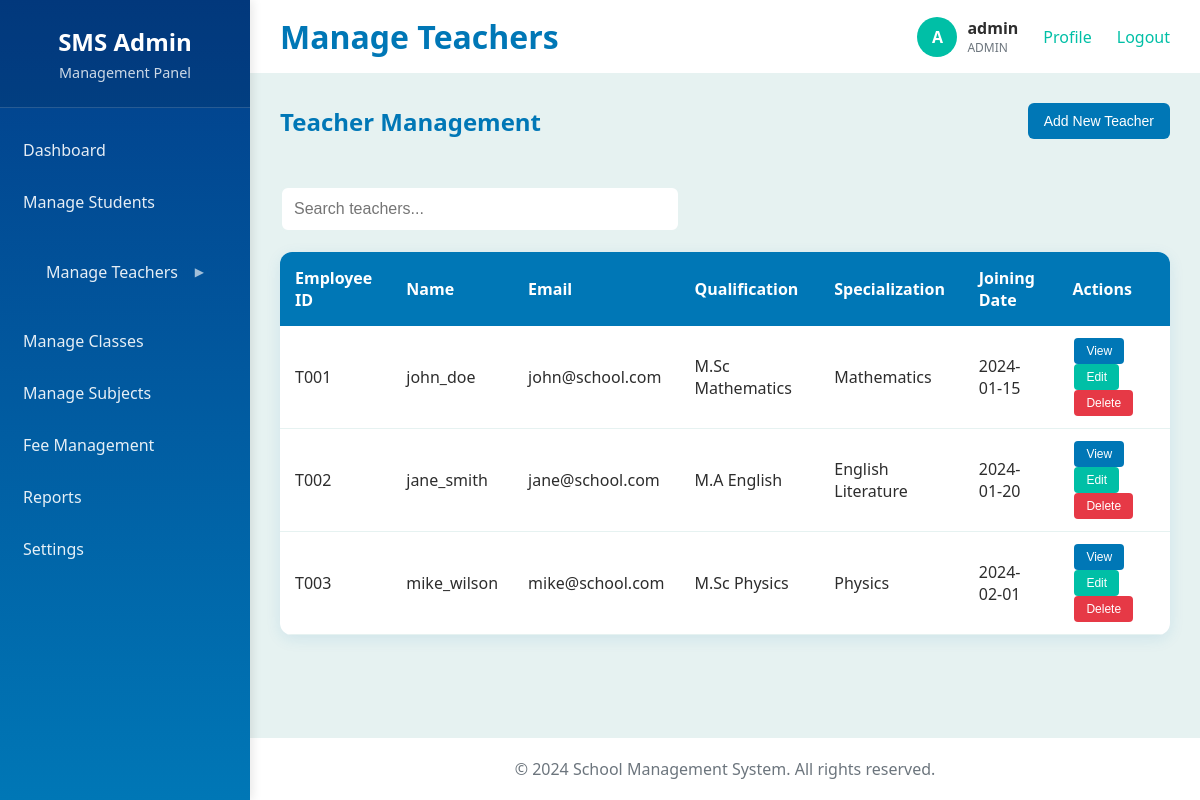
Screenshot of /admin/teachers.php (signed in) with the database file from the repository.
### tables this page shows
CREATE TABLE teachers (
    id INT PRIMARY KEY AUTO_INCREMENT,
    user_id INT NOT NULL,
    employee_id VARCHAR(20) UNIQUE NOT NULL,
    qualification VARCHAR(255),
    specialization VARCHAR(255),
    joining_date DATE NOT NULL,
    phone VARCHAR(15),
    address TEXT,
    photo VARCHAR(255),
    FOREIGN KEY (user_id) REFERENCES users(id) ON DELETE CASCADE
);

CREATE TABLE users (
    id INT PRIMARY KEY AUTO_INCREMENT,
    username VARCHAR(50) UNIQUE NOT NULL,
    email VARCHAR(100) UNIQUE NOT NULL,
    password VARCHAR(255) NOT NULL,
    role ENUM('admin', 'teacher', 'student', 'parent') NOT NULL,
    status ENUM('active', 'inactive') DEFAULT 'active',
    created_at TIMESTAMP DEFAULT CURRENT_TIMESTAMP,
    updated_at TIMESTAMP DEFAULT CURRENT_TIMESTAMP ON UPDATE CURRENT_TIMESTAMP
);

### config/database.php (called while the page is built, shortened)
<?php
class Database {
    private $host = DB_HOST;
    private $user = DB_USER;
    private $pass = DB_PASS;
    private $dbname = DB_NAME;
    private $dbh;
    public function __construct() {
        $dsn = 'mysql:host=' . $this->host . ';dbname=' . $this->dbname;
        $options = array(
            PDO::ATTR_PERSISTENT => true,
            PDO::ATTR_ERRMODE => PDO::ERRMODE_EXCEPTION
        );
        try {
            $this->dbh = new PDO($dsn, $this->user, $this->pass, $options);
        } catch(PDOException $e) {
            $this->error = $e->getMessage();
        }
    }
    public function query($query) {
        $this->stmt = $this->dbh->prepare($query);
    }
    public function execute() {
        return $this->stmt->execute();
    }
    public function resultset() {
        $this->execute();
        return $this->stmt->fetchAll(PDO::FETCH_ASSOC);
    }
}
?>

### admin/teachers.php (the view, shortened to what this page needs)
<?php
require_once 'layout.php';
require_once '../config/database.php';
$db = new Database();
$message = '';
$error = '';
$editTeacher = null;
$db->query("SELECT u.id as user_id, t.id, t.employee_id, u.username, u.email, t.qualification, t.specialization, t.joining_date, t.phone, t.address FROM users u LEFT JOIN teachers t ON u.id = t.user_id WHERE u.role = 'teacher' ORDER BY t.employee_id, u.username");
$teachers = $db->resultset();
echo renderAdminLayout('Manage Teachers', '
<div class="page-header">
    <h2>Teacher Management</h2>
    <button class="btn" onclick="showAddForm()">Add New Teacher</button>
</div>
' . ($message ? '<div class="alert alert-success">' . $message . '</div>' : '') . '
' . ($error ? '<div class="alert alert-error">' . $error . '</div>' : '') . '
<div id="addModal" class="modal" style="display:none;">
    <div class="modal-content">
        <span class="close" onclick="closeModal()">&times;</span>
        <h3>' . ($editTeacher ? 'Edit Teacher' : 'Add New Teacher') . '</h3>
        <form method="POST">
            <input type="hidden" name="action" value="' . ($editTeacher ? 'edit' : 'add') . '">
            ' . ($editTeacher ? '<input type="hidden" name="teacher_id" value="' . $editTeacher['id'] . '">' : '') . '
            <div class="form-group">
                <label>Full Name:</label>
                <input type="text" name="username" required class="form-control" value="' . ($editTeacher['username'] ?? '') . '">
            </div>
            <div class="form-group">
                <label>Email:</label>
                <input type="email" name="email" required class="form-control" value="' . ($editTeacher['email'] ?? '') . '">
            </div>
            ' . (!$editTeacher ? '<div class="form-group"><label>Password:</label><input type="password" name="password" required class="form-control"></div>' : '') . '
            <div class="form-group">
                <label>Employee ID:</label>
                <input type="text" name="employee_id" required class="form-control" value="' . ($editTeacher['employee_id'] ?? '') . '">
                <input type="text" name="qualification" class="form-control" value="' . ($editTeacher['qualification'] ?? '') . '">
                <input type="text" name="specialization" class="form-control" value="' . ($editTeacher['specialization'] ?? '') . '">
                <input type="date" name="joining_date" required class="form-control" value="' . ($editTeacher['joining_date'] ?? '') . '">
                <input type="text" name="phone" class="form-control" value="' . ($editTeacher['phone'] ?? '') . '">
                <textarea name="address" class="form-control">' . ($editTeacher['address'] ?? '') . '</textarea>
            <button type="submit" class="btn">' . ($editTeacher ? 'Update Teacher' : 'Add Teacher') . '</button>
' . ($editTeacher ? '<script>document.addEventListener("DOMContentLoaded", function() { document.getElementById("addModal").style.display = "block"; });</script>' : '') . '
            ' . implode('', array_map(function($teacher) {
                return '<tr>
                    <td>' . ($teacher['employee_id'] ?? 'Not Set') . '</td>
                    <td>' . $teacher['username'] . '</td>
                    <td>' . $teacher['email'] . '</td>
                    <td>' . ($teacher['qualification'] ?? 'N/A') . '</td>
                    <td>' . ($teacher['specialization'] ?? 'N/A') . '</td>
                    <td>' . ($teacher['joining_date'] ?? 'N/A') . '</td>
                    <td>
                        <button class="btn-small btn-view" onclick="viewTeacher(' . ($teacher['id'] ?? '0') . ')">View</button>
                        <button class="btn-small btn-edit" onclick="editTeacher(' . ($teacher['id'] ?? '0') . ')">Edit</button>
                        <button class="btn-small btn-delete" onclick="deleteTeacher(' . ($teacher['id'] ?? '0') . ')">Delete</button>
                    </td>
                </tr>';
            }, $teachers)) . '
');
?>

### assets/css/style.css (style rules this page uses)
* { margin: 0; padding: 0; box-sizing: border-box; }
body { font-family: 'Segoe UI', Tahoma, Geneva, Verdana, sans-serif; background: linear-gradient(135deg, #E6F2F1 0%, #B8E6E1 100%); min-height: 100vh; color: #2D2D2D; }
.btn { width: auto !important; min-width: 120px; max-width: 150px; padding: 10px 16px; background: #0077B6; color: white; border: none; border-radius: 6px; font-size: 14px; cursor: pointer; transition: background 0.3s; display: inline-block; text-align: center; }
.page-header { display: flex; justify-content: space-between; align-items: center; margin-bottom: 30px; padding-bottom: 15px; border-bottom: 2px solid #E6F2F1; }
.page-header h2 { color: #0077B6; margin: 0; flex: 1; }
.data-table { background: white; border-radius: 12px; overflow: hidden; box-shadow: 0 4px 15px rgba(0, 119, 182, 0.1); }
.data-table table { width: 100%; border-collapse: collapse; }
.data-table th { background: #0077B6; color: white; padding: 15px; text-align: left; font-weight: 600; }
.data-table td { padding: 12px 15px; border-bottom: 1px solid #E6F2F1; }
.btn-small { padding: 6px 12px; margin: 0 2px; border: none; border-radius: 4px; cursor: pointer; font-size: 12px; }
.btn-edit { background: #00BFA6; color: white; }
.btn-view { background: #0077B6; color: white; }
.btn-delete { background: #E63946; color: white; }
.search-bar { margin-bottom: 20px; }
.search-bar input { width: 100%; max-width: 400px; padding: 12px; border: 2px solid #E6F2F1; border-radius: 8px; font-size: 16px; }

### rows the page displays
teachers: employee "T001", qualification "M.Sc Mathematics", specialization "Mathematics", joining_date "2024-01-15"
users: username "john_doe", email "john@school.com"
teachers: employee "T002", qualification "M.A English", specialization "English Literature", joining_date "2024-01-20"
users: username "jane_smith", email "jane@school.com"
teachers: employee "T003", qualification "M.Sc Physics", specialization "Physics", joining_date "2024-02-01"
users: username "mike_wilson", email "mike@school.com"

### other values shown
$title "Manage Teachers"
substr($_SESSION['username'], 0, 1) "A"
$_SESSION['username'] "admin"
